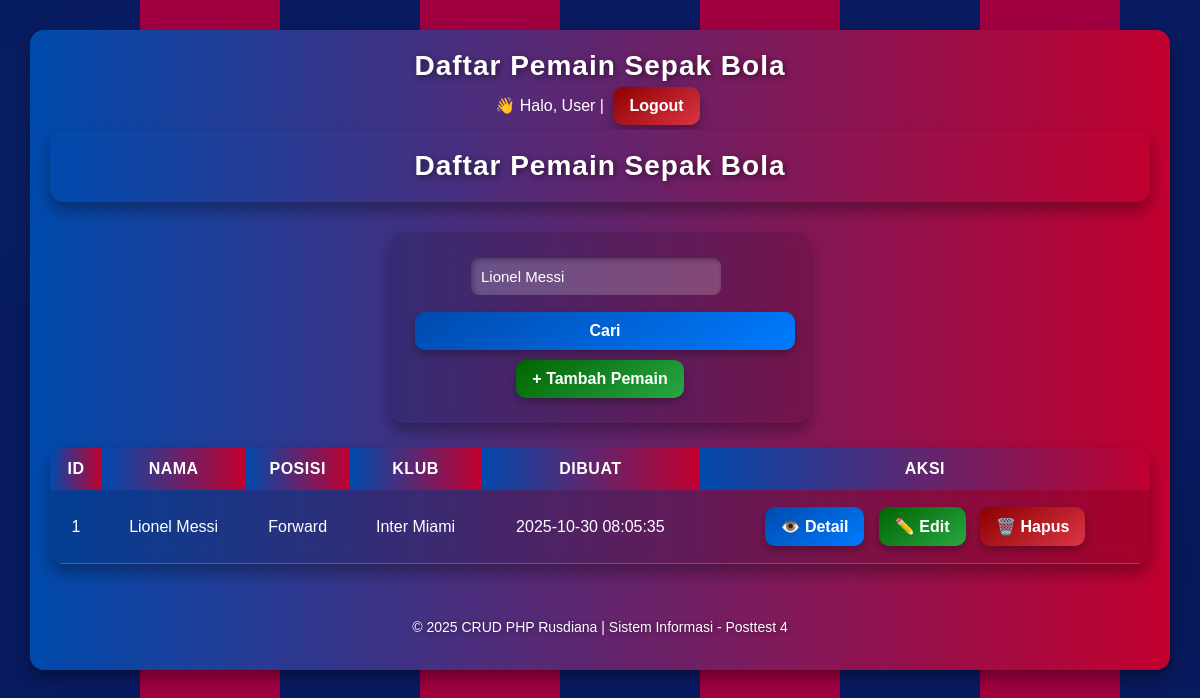
Page /index.php?keyword=Lionel Messi on the committed database.
### tables this page shows
CREATE TABLE pemain (
    id INT AUTO_INCREMENT PRIMARY KEY,
    nama VARCHAR(100) NOT NULL,
    posisi VARCHAR(50) NOT NULL,
    klub VARCHAR(100) NOT NULL,
    created_at TIMESTAMP DEFAULT CURRENT_TIMESTAMP
);

### index.php (the view, shortened to what this page needs)
<?php
require __DIR__ . '/config/database.php';
$limit = 5;
$page = isset($_GET['page']) ? (int) $_GET['page'] : 1;
$offset = ($page - 1) * $limit;
$keyword = trim($_GET['keyword'] ?? '');
$where = '';
$params = [];
if ($keyword !== '') {
    $where = "WHERE nama LIKE ? OR klub LIKE ?";
    $params[] = "%$keyword%";
    $params[] = "%$keyword%";
}
$sql = "SELECT * FROM pemain $where ORDER BY created_at DESC LIMIT $limit OFFSET $offset";
$stmt = $pdo->prepare($sql);
$stmt->execute($params);
$pemain = $stmt->fetchAll();
?>
<!DOCTYPE html>
<html lang="id">
<head>
    <link rel="stylesheet" href="assets/2409106021_Rusdiana.css">
</head>
<body>
<header>
    <h1>Daftar Pemain Sepak Bola</h1>
    <p>👋 Halo, <?= htmlspecialchars($_SESSION['user'] ?? 'User') ?> |
       <a href="logout.php" class="btn-danger">Logout</a>
    </p>
<header>
    <h1>Daftar Pemain Sepak Bola</h1>
</header>
<div class="search-box">
    <form method="get" action="">
        <input type="text" name="keyword" placeholder="Cari nama atau klub..." value="<?= htmlspecialchars($keyword) ?>">
        <button type="submit" class="btn-primary">Cari</button>
        <a href="tambah.php" class="btn-success">+ Tambah Pemain</a>
    </form>
</div>
<table>
    <thead>
        <tr>
            <th>ID</th>
            <th>Nama</th>
            <th>Posisi</th>
            <th>Klub</th>
            <th>Dibuat</th>
            <th>Aksi</th>
        </tr>
    </thead>
    <tbody>
        <?php if ($pemain): ?>
            <?php foreach ($pemain as $row): ?>
                <tr>
                    <td><?= htmlspecialchars($row['id']) ?></td>
                    <td><?= htmlspecialchars($row['nama']) ?></td>
                    <td><?= htmlspecialchars($row['posisi']) ?></td>
                    <td><?= htmlspecialchars($row['klub']) ?></td>
                    <td><?= htmlspecialchars($row['created_at']) ?></td>
                    <td>
                        <a href="detail.php?id=<?= $row['id'] ?>" class="btn-primary">👁️ Detail</a>
                        <a href="edit.php?id=<?= $row['id'] ?>" class="btn-success">✏️ Edit</a>
                        <a href="hapus.php?id=<?= $row['id'] ?>" class="btn-danger" onclick="return confirm('Yakin ingin menghapus data ini?')">🗑️ Hapus</a>
                    </td>
                </tr>
            <?php endforeach; ?>
        <?php else: ?>
            <tr>
                <td colspan="6" style="text-align:center;">Tidak ada data ditemukan.</td>
            </tr>
        <?php endif; ?>
    </tbody>
</table>
<footer>
    <p>&copy; 2025 CRUD PHP Rusdiana | Sistem Informasi - Posttest 4</p>
</footer>
</body>
</html>

### assets/2409106021_Rusdiana.css (style rules this page uses)
* { margin: 0; padding: 0; box-sizing: border-box; font-family: 'Poppins', sans-serif; }
body { background: linear-gradient(135deg, #0b1e64, #a50044); color: #fff; min-height: 100vh; padding: 30px; }
header { background: linear-gradient(90deg, #004aad, #c2002f); color: #fff; text-align: center; padding: 20px; border-radius: 15px; box-shadow: 0 8px 16px rgba(0,0,0,0.4); margin-bottom: 30px; }
header h1 { font-size: 28px; letter-spacing: 1px; text-shadow: 2px 2px 6px rgba(0,0,0,0.5); }
a, button { display: inline-block; padding: 10px 16px; margin: 5px; border: none; border-radius: 10px; color: #fff; font-weight: bold; cursor: pointer; text-decoration: none; box-shadow: 0 4px 10px rgba(0,0,0,0.3); transition: all 0.25s ease; }
.btn-primary { background: linear-gradient(145deg, #004aad, #007bff); }
.btn-success { background: linear-gradient(145deg, #006400, #28a745); }
.btn-danger { background: linear-gradient(145deg, #8b0000, #dc3545); }
form { background: rgba(255,255,255,0.1); backdrop-filter: blur(8px); padding: 20px; border-radius: 15px; width: 420px; margin: 0 auto 25px auto; box-shadow: 0 8px 16px rgba(0,0,0,0.3); }
input[type="text"], input[type="email"] { width: 100%; padding: 10px; margin-top: 6px; margin-bottom: 12px; border: none; border-radius: 8px; outline: none; background: rgba(255,255,255,0.2); color: #fff; font-size: 15px; box-shadow: inset 2px 2px 5px rgba(0,0,0,0.3); }
button[type="submit"] { width: 100%; background: linear-gradient(145deg, #004aad, #007bff); border-radius: 10px; font-size: 16px; }
table { width: 100%; border-collapse: collapse; background: rgba(255,255,255,0.1); border-radius: 15px; overflow: hidden; box-shadow: 0 8px 16px rgba(0,0,0,0.4); }
th { background: linear-gradient(90deg, #004aad, #c2002f); color: #fff; text-transform: uppercase; letter-spacing: 0.5px; padding: 12px; }
td { padding: 12px; color: #fff; border-bottom: 1px solid rgba(255,255,255,0.2); }
.search-box input { width: 250px; padding: 10px; border-radius: 8px; border: none; outline: none; margin-right: 8px; background: rgba(255,255,255,0.2); color: #fff; }
footer { text-align: center; padding: 15px; color: #fff; font-size: 14px; text-shadow: 1px 1px 4px rgba(0,0,0,0.4); margin-top: 40px; }
:root { --barca-blue: #0b1e64; --barca-maroon: #a50044; }
body::before { content: ""; position: fixed; inset: 0; z-index: -2; background: repeating-linear-gradient( 90deg, var(--barca-blue) 0 140px, var(--barca-maroon) 140px 280px ); background-size: 560px 100%; animation: flag-slide 18s linear infinite; filter: saturate(1.1) brightness(0.9); }
body::after { content: ""; position: fixed; inset: -2%; z-index: -1; background: radial-gradient(1200px 300px at -10% 20%, rgba(255,255,255,0.08), transparent 60%), radial-gradient(1000px 260px at 110% 70%, rgba(0,0,0,0.15), transparent 60%); mix-blend-mode: soft-light; animation: flag-wave 4.5s ease-in-out infinite alternate; pointer-events: none; }
main, table, form, .card, header { background-color: rgba(0,0,0,0.12); backdrop-filter: blur(6px); border-radius: 14px; box-shadow: 0 8px 16px rgba(0,0,0,0.35); }

### index.php (style rules this page uses)
.search-box { margin-bottom: 20px; text-align: center; }

### rows in the picture
pemain: id "1", nama "Lionel Messi", posisi "Forward", klub "Inter Miami", created_at "2025-10-30 08:05:35"

### other values in the picture
$_SESSION['user'] "User"
